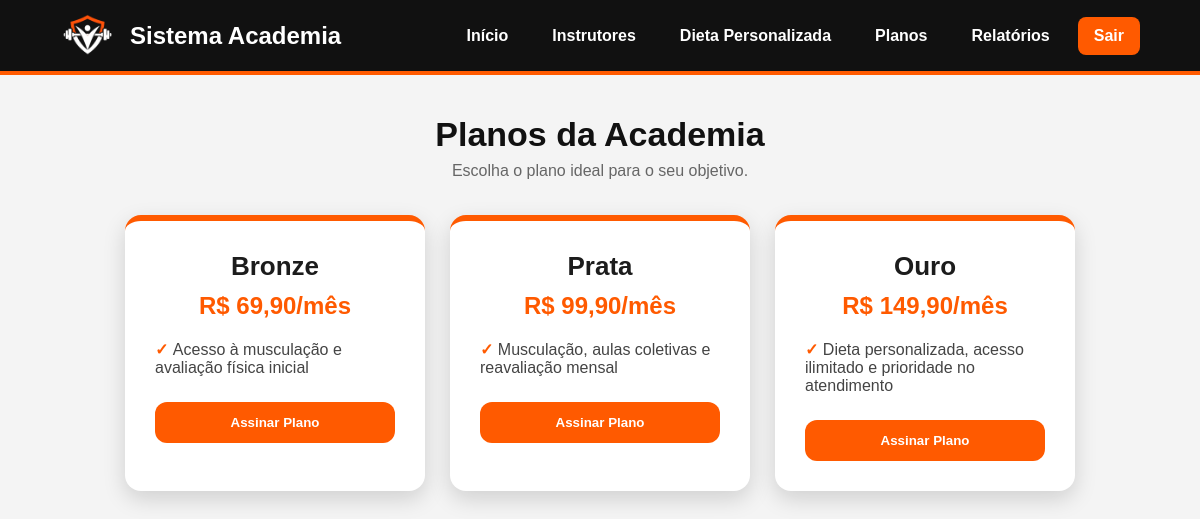
The app's page /planos.php (signed in) with its own data.
### tables this page shows
CREATE TABLE planos (
    id_plano INT AUTO_INCREMENT PRIMARY KEY,
    nome_plano VARCHAR(50) NOT NULL,
    valor DECIMAL(10,2) NOT NULL,
    descricao TEXT
);

### planos.php (the view, shortened to what this page needs)
<?php
include "conexao.php";
$sql = "SELECT * FROM planos";
$result = mysqli_query($conn, $sql);
?>
<!DOCTYPE html>
<html lang="en">
<head>
    <link rel="stylesheet" href="css/style.css">
    <link rel="stylesheet" href="css/navbar.css">
    <link rel="stylesheet" href="css/planos.css">
</head>
<body>
    <header>
    <div class="logo-area">
        <img src="imagens/logobranco.png" alt="Logo">
        <h2>Sistema Academia</h2>
    </div>
    <nav class="navbar">
        <a href="index.php">Início</a>
        <a href="professores.php">Instrutores</a>
        <a href="imc.php">Dieta Personalizada</a>
        <a href="planos.php">Planos</a>
        <a href="relatorio.php">Relatórios</a>
        <a href="sair.php" class="sair">Sair</a>
    </nav>
</header>
<section class="planos-container">
    <h1>Planos da Academia</h1>
    <p>Escolha o plano ideal para o seu objetivo.</p>
    <div class="planos-cards">
<?php while ($plano = mysqli_fetch_assoc($result)) { ?>
    <div class="plano-card">
        <h2><?php echo $plano['nome_plano']; ?></h2>
        <h3>
            R$ <?php echo number_format($plano['valor'], 2, ',', '.'); ?>/mês
        </h3>
        <ul>
            <?php
            $itens = explode(".", $plano['descricao']);
            foreach ($itens as $item) {
                if (trim($item) != "") {
                    echo "<li>" . trim($item) . "</li>";
                }
            }
            ?>
        </ul>
        <button>Assinar Plano</button>
    </div>
<?php } ?>
</div>
</section>
</body>
</html>

### css/style.css (style rules this page uses)
* { margin: 0; padding: 0; box-sizing: border-box; }
body { font-family: Arial, sans-serif; background: #f4f4f4; color: #1c1c1c; }
header { height: 75px; background: #111; color: white; display: flex; align-items: center; justify-content: space-between; padding: 0 60px; border-bottom: 4px solid #ff5a00; }
.logo-area { display: flex; align-items: center; gap: 15px; }
.logo-area img { width: 55px; }
.logo-area h2 { font-size: 24px; }
.sair { background: #ff5a00; color: white; padding: 10px 22px; border-radius: 8px; text-decoration: none; font-weight: bold; }

### css/navbar.css (style rules this page uses)
header { height: 75px; background: #111; color: white; display: flex; align-items: center; justify-content: space-between; padding: 0 60px; border-bottom: 4px solid #ff5a00; }
.logo-area { display: flex; align-items: center; gap: 15px; }
.logo-area img { width: 55px; }
.logo-area h2 { font-size: 24px; }
.navbar { display: flex; align-items: center; gap: 12px; }
.navbar a { color: white; text-decoration: none; font-weight: bold; padding: 10px 16px; border-radius: 8px; transition: 0.3s; }
.navbar .sair { background: #ff5a00; }

### css/planos.css (style rules this page uses)
.planos-container { text-align: center; margin-top: 40px; }
.planos-container h1 { font-size: 34px; color: #111; }
.planos-container p { margin-top: 8px; color: #666; }
.planos-cards { margin-top: 35px; display: flex; justify-content: center; gap: 25px; flex-wrap: wrap; }
.plano-card { background: white; width: 300px; padding: 30px; border-radius: 16px; box-shadow: 0 8px 22px rgba(0,0,0,0.15); transition: 0.3s; border-top: 6px solid #ff5a00; }
.plano-card h2 { font-size: 26px; margin-bottom: 10px; }
.plano-card h3 { font-size: 24px; color: #ff5a00; margin-bottom: 20px; }
.plano-card ul { list-style: none; text-align: left; margin-bottom: 25px; }
.plano-card li { margin-bottom: 12px; color: #444; }
.plano-card li::before { content: "✓ "; color: #ff5a00; font-weight: bold; }
.plano-card button { width: 100%; background: #ff5a00; color: white; border: none; padding: 13px; border-radius: 12px; font-weight: bold; cursor: pointer; }

### records on screen
planos: nome_plano "Bronze", valor "69,90", descricao "Acesso à musculação e avaliação física inicial"
planos: nome_plano "Prata", valor "99,90", descricao "Musculação, aulas coletivas e reavaliação mensal"
planos: nome_plano "Ouro", valor "149,90", descricao "Dieta personalizada, acesso ilimitado e prioridade no atendimento"
